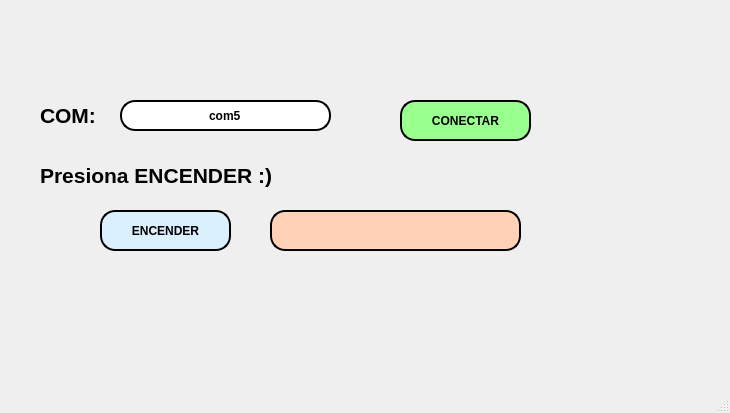
<?xml version="1.0" encoding="UTF-8"?>
<ui version="4.0">
 <class>MainWindow</class>
 <widget class="QMainWindow" name="MainWindow">
  <property name="geometry">
   <rect>
    <x>0</x>
    <y>0</y>
    <width>730</width>
    <height>413</height>
   </rect>
  </property>
  <property name="windowTitle">
   <string>MainWindow</string>
  </property>
  <widget class="QWidget" name="centralwidget">
   <widget class="QLabel" name="label">
    <property name="geometry">
     <rect>
      <x>20</x>
      <y>10</y>
      <width>191</width>
      <height>71</height>
     </rect>
    </property>
    <property name="text">
     <string/>
    </property>
    <property name="pixmap">
     <pixmap resource="../../../Resource/resource.qrc">:/Logos/uatlogopng.png</pixmap>
    </property>
    <property name="scaledContents">
     <bool>true</bool>
    </property>
   </widget>
   <widget class="QLabel" name="label_4">
    <property name="geometry">
     <rect>
      <x>490</x>
      <y>0</y>
      <width>231</width>
      <height>91</height>
     </rect>
    </property>
    <property name="text">
     <string/>
    </property>
    <property name="pixmap">
     <pixmap resource="../../../Resource/resource.qrc">:/Logos/fians.png</pixmap>
    </property>
    <property name="scaledContents">
     <bool>true</bool>
    </property>
   </widget>
   <widget class="QLabel" name="label_5">
    <property name="geometry">
     <rect>
      <x>530</x>
      <y>250</y>
      <width>171</width>
      <height>101</height>
     </rect>
    </property>
    <property name="text">
     <string/>
    </property>
    <property name="pixmap">
     <pixmap resource="../../../Resource/resource.qrc">:/Logos/Shelby-Logo.png</pixmap>
    </property>
    <property name="scaledContents">
     <bool>true</bool>
    </property>
   </widget>
   <widget class="QLineEdit" name="txt_com">
    <property name="geometry">
     <rect>
      <x>120</x>
      <y>100</y>
      <width>211</width>
      <height>31</height>
     </rect>
    </property>
    <property name="font">
     <font>
      <weight>75</weight>
      <bold>true</bold>
     </font>
    </property>
    <property name="styleSheet">
     <string notr="true">border: 2px solid black;
border-radius: 15px;</string>
    </property>
    <property name="text">
     <string>com5</string>
    </property>
    <property name="alignment">
     <set>Qt::AlignCenter</set>
    </property>
   </widget>
   <widget class="QLabel" name="label_2">
    <property name="geometry">
     <rect>
      <x>40</x>
      <y>100</y>
      <width>71</width>
      <height>31</height>
     </rect>
    </property>
    <property name="font">
     <font>
      <pointsize>16</pointsize>
      <weight>75</weight>
      <bold>true</bold>
     </font>
    </property>
    <property name="text">
     <string>COM:</string>
    </property>
   </widget>
   <widget class="QPushButton" name="btn_accion">
    <property name="geometry">
     <rect>
      <x>400</x>
      <y>100</y>
      <width>131</width>
      <height>41</height>
     </rect>
    </property>
    <property name="font">
     <font>
      <weight>75</weight>
      <bold>true</bold>
     </font>
    </property>
    <property name="styleSheet">
     <string notr="true">border: 2px solid black;
background-color: rgb(153, 255, 142);
border-radius: 15px;</string>
    </property>
    <property name="text">
     <string>CONECTAR</string>
    </property>
   </widget>
   <widget class="QLabel" name="label_3">
    <property name="geometry">
     <rect>
      <x>40</x>
      <y>160</y>
      <width>321</width>
      <height>31</height>
     </rect>
    </property>
    <property name="font">
     <font>
      <pointsize>16</pointsize>
      <weight>75</weight>
      <bold>true</bold>
     </font>
    </property>
    <property name="text">
     <string>Presiona ENCENDER :)</string>
    </property>
   </widget>
   <widget class="QPushButton" name="btn_encender">
    <property name="geometry">
     <rect>
      <x>100</x>
      <y>210</y>
      <width>131</width>
      <height>41</height>
     </rect>
    </property>
    <property name="font">
     <font>
      <weight>75</weight>
      <bold>true</bold>
     </font>
    </property>
    <property name="styleSheet">
     <string notr="true">border: 2px solid black;
background-color: rgb(219, 240, 255);
border-radius: 15px;</string>
    </property>
    <property name="text">
     <string>ENCENDER</string>
    </property>
   </widget>
   <widget class="QLineEdit" name="txt_estado">
    <property name="geometry">
     <rect>
      <x>270</x>
      <y>210</y>
      <width>251</width>
      <height>41</height>
     </rect>
    </property>
    <property name="font">
     <font>
      <pointsize>12</pointsize>
      <weight>50</weight>
      <bold>false</bold>
     </font>
    </property>
    <property name="styleSheet">
     <string notr="true">border: 2px solid black;
border-radius: 15px;
background-color: rgb(255, 210, 184);</string>
    </property>
    <property name="text">
     <string/>
    </property>
    <property name="alignment">
     <set>Qt::AlignCenter</set>
    </property>
   </widget>
  </widget>
  <widget class="QMenuBar" name="menubar">
   <property name="geometry">
    <rect>
     <x>0</x>
     <y>0</y>
     <width>730</width>
     <height>26</height>
    </rect>
   </property>
  </widget>
  <widget class="QStatusBar" name="statusbar"/>
 </widget>
 <resources>
  <include location="../../../Resource/resource.qrc"/>
 </resources>
 <connections/>
</ui>
